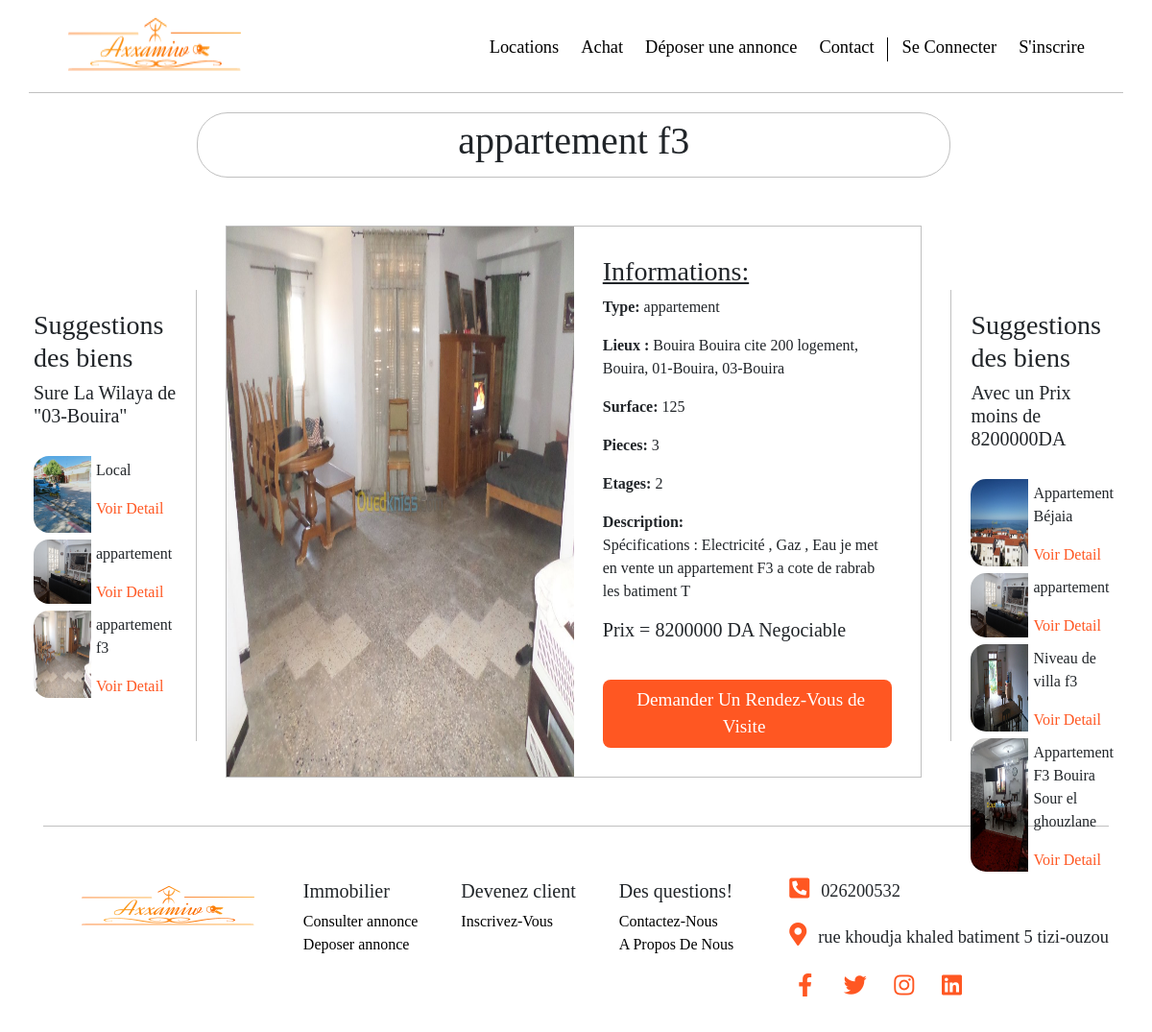
The app's page /pages/detail.php?id=90 with its own data.
### tables this page shows
CREATE TABLE IF NOT EXISTS `biens` (
  `id` int(11) NOT NULL AUTO_INCREMENT,
  `titre` varchar(255) NOT NULL,
  `description` text NOT NULL,
  `wilaya` varchar(255) NOT NULL,
  `daira` varchar(255) NOT NULL,
  `commune` varchar(255) NOT NULL,
  `adresse` varchar(255) NOT NULL,
  `type_bien` varchar(255) NOT NULL,
  `surface` int(11) NOT NULL,
  `etage` int(11) NOT NULL,
  `pieces` varchar(255) NOT NULL,
  `prix` int(255) NOT NULL,
  `lien_img` varchar(1024) NOT NULL,
  `proprietaire` varchar(255) NOT NULL,
  PRIMARY KEY (`id`)
);

### pages/detail.php (the view, shortened to what this page needs)
<!DOCTYPE html>
<html lang="fr">
<head>
    <link rel="stylesheet" href="../style/style.css">
    <link rel="stylesheet" href="https://stackpath.bootstrapcdn.com/bootstrap/4.4.1/css/bootstrap.min.css">
    <link rel="stylesheet" href="https://cdnjs.cloudflare.com/ajax/libs/font-awesome/5.11.2/css/all.css">
</head>
<body>
<?php
include_once('../includes/header.php');
$db=new PDO('mysql:host=localhost;dbname=vilavie','root','',array(PDO::ATTR_ERRMODE => PDO::ERRMODE_EXCEPTION));
$detail_bien = $db->query('SELECT * FROM biens Where id="'.$_GET['id'].'"');
$choisie = $detail_bien->fetch();
?>
<div class="container-fluid d-flex justify-content-between fulldetail ">
<div class="suggestdetail d-flexbox flex-row" id="dairasugg">
<h3> Suggestions des biens </h3>
<h5> Sure La Wilaya de "<?php echo($choisie['wilaya']) ?>"</h5>
<div class="lesbienssugg">
<?php $bienrep = $db->query('SELECT id,titre, lien_img FROM biens Where wilaya="'.$choisie['wilaya'].'" LIMIT 0,3');
       while ($donne= $bienrep->fetch()){
         echo('<div class="d-flex suggcontainer" >
           <img src="../'.$donne['lien_img'].'" class="imgsuggestdetail" alt="l\'image du bien" >
           <div class="infosugg">
           <p>'.$donne['titre'].'</p>
            <a href="../pages/detail.php?id='.$donne['id'].'">Voir Detail</a>
            </div>
         </div>');}
?>
</div>
</div>
<div class="boxbien">
<div class="d-flex justify-content-center titrebien">
<h1> <?php echo($choisie['titre']) ?> </h1>
</div>
<div class="infobox d-flex">
<?php echo('<img class="imgdetail"src="../'. $choisie['lien_img'].'" alt="image du bien">') ?>
<div class="pointdetail">
<h3><u>Informations:</u></h3>
<?php
 echo('
<p><b> Type: </b>'.$choisie['type_bien'].'</p>
<p><b> Lieux : </b>'.$choisie['adresse'].', '.$choisie['commune'].', '.$choisie['daira'].', '.$choisie['wilaya'].'</p>
<p><b> Surface: </b>'.$choisie['surface'].'</p>
<p><b> Pieces: </b>'.$choisie['pieces'].'</p>
<p><b> Etages: </b>'.$choisie['etage'].'</p>
<p><b> Description:</b> <br/>'.$choisie['description'].' </p>
<h5> Prix = '.$choisie['prix'].' DA Negociable </h5>
<div class="text-center liendemanderdv">
<a href="./demande_rdv.php?d=biens&id='.$choisie['id'].'" class="rdvdmdbien">Demander Un Rendez-Vous de Visite</a>
</div>
');
 ?>
 </div>
</div>
</div>
<div class="suggestdetail d-flexbox flex-row " id="prixsugg">
<h3> Suggestions des biens </h3>
<h5> Avec un Prix moins de <?php echo($choisie['prix']) ?>DA</h5>
<div class="lesbienssugg" >
<?php
       $bienprix = $db->query('SELECT id,titre, lien_img FROM biens Where prix <'.$choisie['prix'].' LIMIT 0,4');
       while ($aproxis= $bienprix->fetch()){
         echo('<div class="d-flex suggcontainer" >
           <img src="../'.$aproxis['lien_img'].'" class="imgsuggestdetail" alt="l\'image du bien" >
           <div class="infosugg">
           <p>'.$aproxis['titre'].'</p>
            <a href="../pages/detail.php?id='.$aproxis['id'].'">Voir Detail</a>
            </div>
         </div>');}
?>
</div>
</div>
</div>
<?php
include_once("../includes/footer.php");
?>
</body>
</html>

### includes/header.php (shortened to what this page needs)
<link rel="stylesheet" href="../style/bootstrap.css">
<link rel="stylesheet" href="../style/style.css">
<link rel="stylesheet" href="https://cdnjs.cloudflare.com/ajax/libs/font-awesome/5.11.2/css/all.css">
<header>
       <div class="container borderhr">
       <nav>
        <div class="navbar navbar-default">
         <div class=" navbar-header navbar-brand ">
             <a href="../index.php" ><img class="logo" src="../images/logo.png" alt="le logo"></a>
         </div>
         <div class="navbar-right">
             <ul>
                  <li><a href="../pages/location.php">Locations</a></li>
                  <li><a href="../pages/immobilier.php">Achat</a></li>
                  <li><a href="../pages/deposer_annonce.php#depose">Déposer une annonce</a></li>
                 <li><a href="../pages/contact.php">Contact</a></li>
                 <?php
                 if(isset($_SESSION["username"])){
                     ?>
                        <li class="dropdown ">
                             <a class="dropdown-toggle" id="dropdownMenuButton" href="../pages/profile.php#profile" title="Mon profil" data-toggle="dropdown" aria-haspopup="true" aria-expanded="false"><i class="far fa-user"></i>  <?php echo $_SESSION["nom"]."  ".$_SESSION["prenom"];?></a>
                            <div class="dropdown-menu"  aria-labelledby="dropdownMenuButton">
                            <a class="dropdown-item" href="../pages/profile.php#profile"> Mon Profile</a>
                           <a class="dropdown-item" href="../pages/profile.php#favoris">Mes Favoris</a>
                            <a class="dropdown-item" href="../pages/servicedem.php#rdvdem">Mon déménagement</a>
                            </div>
                          </li>
                        <li>
                        <a href="?action=deco" title="Déconnexion"><i class="fas fa-sign-out-alt"></i></a>
                        </li>
                   <?php
                   if(isset($_GET["action"])){
                    if($_GET["action"]="deco"){
                      $_SESSION["username"]=null;
                      $_SESSION["id"]=null;
                      $_SESSION["nom"]=null;
                      $_SESSION["prenom"]=null;
                      ?>
                          <meta http-equiv="refresh" content="../index.php">
                          <?php
                    }
                }
                 }
                 else{
                     ?>
                   <li><a href="../pages/connexion.php#fullconnex">Se Connecter</a></li>
                 <li><a href="../pages/inscription.php#inscript">S'inscrire</a></li>
                 <?php
                 }
                 ?>
             </ul>
         </div>
        </div>
       </nav>
   </div>
   </header>

### includes/footer.php (shortened to what this page needs)
<footer>
<footer>
       <div class="container ">
        <div class="foot d-flex justify-content-between">
         <a href="../index.php" ><img class="logo-foot float-left" src="../images/logo.png" alt="le logo"></a>
            <div class="d-flex justify-content-between">
              <div class="onelinkfoot">
              <h5 class="titrelink">Immobilier</h5>
              <a href="../pages/immobilier.php">Consulter annonce</a>
              <a href="../pages/deposer_annonce.php">Deposer annonce</a>
              </div>
              <div class="onelinkfoot">
              <?php
              if(isset($_SESSION["username"])){
                  echo('<h5 class="titrelink"> Nos Services</h5>
                  <a href="./pages/servicedem.php">Déménagement</a>');
              }else{
                echo('<h5 class="titrelink"> Devenez client</h5>
                <a href="../pages/inscription.php">Inscrivez-Vous</a>');
              }
               ?>
              </div>
              <div class="onelinkfoot">
              <h5 class="titrelink">Des questions!</h5>
              <a href="../pages/contact.php">Contactez-Nous</a>
              <a href="../pages/aboutus.php">A Propos De Nous</a>
              </div>
            </div>
           <div class="reseign ">
            <i class="fas fa-phone-square-alt"id="numero"></i><span>026200532</span><br>
            <i class="fas fa-map-marker-alt"id="adresse"></i><span class="adres">rue khoudja khaled
             batiment 5 tizi-ouzou</span>
             <div class="social">
             <a href="" title="Notre page facebook" id="fb"class="sns fab fa-facebook-f"></a>
             <a href=""title="Notre twitter" class="sns fab fa-twitter"></a>
             <a href="" title="Notre instagram" class="sns fab fa-instagram"></a>
             <a href="" title="Notre Linked-in" class="sns fab fa-linkedin"></a>
           </div>
       </div>
        </div>
       </div>
     </footer>

### style/style.css (style rules this page uses)
html,body { overflow-x: hidden; margin: 0; padding: 0; height: 100%; background: #ffffff !important; font-family:Tahoma; }
header { font-family:Tahoma; font-size: 1.15rem; background-color: white; }
.borderhr { border-bottom:1px solid silver; }
.navbar-right { margin-top: 20px; }
.logo { width: 200px; height: 100px; margin-bottom: -20px; margin-top: -10px; }
ul li { list-style: none; display: inline; }
li> a { text-decoration: none; color: black; padding: 0.5em; }
footer { background-color: white; }
.foot { border-top:1px solid silver; padding-top: 20px; font-family: initial; margin-bottom:20px; }
.logo-foot { margin:30px; }
.onelinkfoot { margin-right: 35px; margin-top:30px; padding:5px ; }
.onelinkfoot>a { display:block; color:black; }
.reseign { margin-top:20px; font-size:1.15rem; }
#numero, #adresse,.sns { background-color: white; color: #ff5722 ; padding:7px; font-size: 1.5rem; border-radius: 50%; margin:5px; }
.social { margin:5px; }
#fb { padding:7px 11px 7px 11px; }
.imgdetail { width:50%; }
.fulldetail { margin-top: 20px ; margin-bottom: 20px; font-family: initial; align-items: center; }
.lesbienssugg { margin-top: 30px; margin-bottom: 20px; }
.suggestdetail { width:230px; padding:20px; height:470px; margin-top:10%; }
.infobox { border:1px solid silver; margin: 30px; }
#dairasugg { border-right: 1px solid silver; }
#prixsugg { border-left: 1px solid silver; }
.pointdetail { padding:30px; font-family: inherit; width:50%; }
.suggcontainer { margin-bottom: 7px; width:100%; }
.infosugg>a { color:#ff5722; }
.infosugg { padding:3px 5px 0 5px; }
.imgsuggestdetail { width:60px; border-top-left-radius:1rem; border-bottom-left-radius:1rem; }
.titrebien { border: 1px solid silver; border-radius: 2rem; margin-bottom:50px; padding:5px; }
.liendemanderdv { background-color:#ff5722 ; margin-top:40px; padding: 7px; border-radius: 0.5rem; }
.rdvdmdbien { color:white ; font-size:1.2rem; padding: 7px; }

### records on screen
biens: wilaya "03-Bouira", lien_img (picture), titre "appartement f3", type_bien "appartement", adresse "Bouira Bouira cite 200 logement", commune "Bouira", daira "01-Bouira", surface "125", pieces "3", etage "2", description "Spécifications : Electricité , Gaz , Eau je met en vente un appartement F3 a cote de rabrab les batiment T", prix "8200000"
biens: lien_img (picture), titre "Local"
biens: lien_img (picture), titre "appartement"
biens: lien_img (picture), titre "Appartement Béjaia"
biens: lien_img (picture), titre "Niveau de villa f3"
biens: lien_img (picture), titre "Appartement F3 Bouira Sour el ghouzlane"
